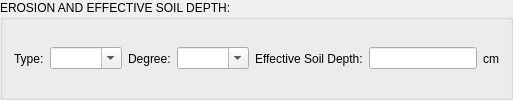
     <widget class="QGroupBox" name="groupBox_8">
      <property name="title">
       <string>EROSION AND EFFECTIVE SOIL DEPTH:</string>
      </property>
      <layout class="QHBoxLayout" name="horizontalLayout_6">
       <item>
        <widget class="QLabel" name="label_29">
         <property name="text">
          <string>Type:</string>
         </property>
        </widget>
       </item>
       <item>
        <widget class="QComboBox" name="Erosion_Type_CB">
         <property name="editable">
          <bool>true</bool>
         </property>
        </widget>
       </item>
       <item>
        <widget class="QLabel" name="label_30">
         <property name="text">
          <string>Degree:</string>
         </property>
        </widget>
       </item>
       <item>
        <widget class="QComboBox" name="Erosion_Degree_CB">
         <property name="editable">
          <bool>true</bool>
         </property>
        </widget>
       </item>
       <item>
        <widget class="QLabel" name="label_39">
         <property name="text">
          <string>Effective Soil Depth:</string>
         </property>
        </widget>
       </item>
       <item>
        <widget class="QLineEdit" name="Effective_Soil_Depth_LE">
         <property name="alignment">
          <set>Qt::AlignRight|Qt::AlignTrailing|Qt::AlignVCenter</set>
         </property>
        </widget>
       </item>
       <item>
        <widget class="QLabel" name="label_40">
         <property name="text">
          <string>cm</string>
         </property>
        </widget>
       </item>
      </layout>
     </widget>
